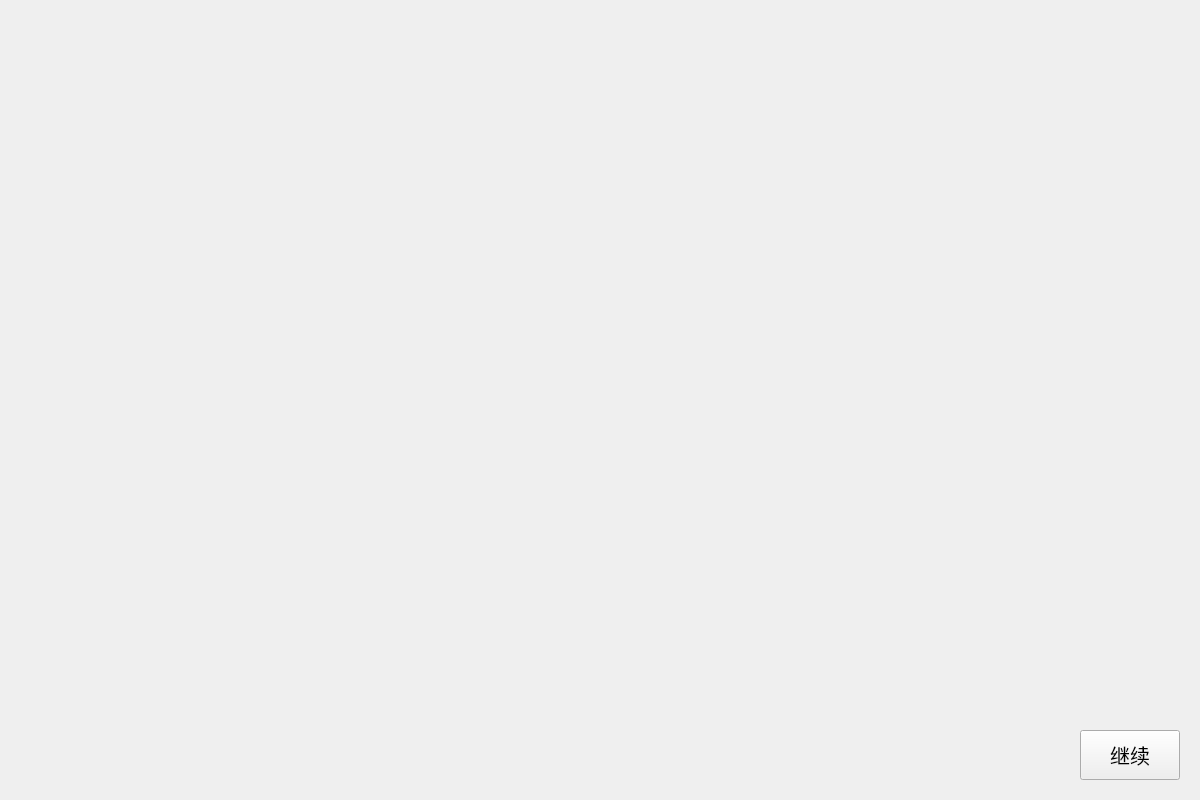
<?xml version="1.0" encoding="UTF-8"?>
<ui version="4.0">
 <class>PPT15</class>
 <widget class="QWidget" name="PPT15">
  <property name="geometry">
   <rect>
    <x>0</x>
    <y>0</y>
    <width>1200</width>
    <height>800</height>
   </rect>
  </property>
  <property name="windowTitle">
   <string>Form</string>
  </property>
  <widget class="QPushButton" name="pushButton">
   <property name="geometry">
    <rect>
     <x>1080</x>
     <y>730</y>
     <width>100</width>
     <height>50</height>
    </rect>
   </property>
   <property name="font">
    <font>
     <pointsize>15</pointsize>
    </font>
   </property>
   <property name="text">
    <string>继续</string>
   </property>
   <property name="icon">
    <iconset resource="res.qrc">
     <normaloff>:/P1-6/IMAGE/jx (2).jpg</normaloff>:/P1-6/IMAGE/jx (2).jpg</iconset>
   </property>
   <property name="iconSize">
    <size>
     <width>30</width>
     <height>30</height>
    </size>
   </property>
  </widget>
 </widget>
 <resources>
  <include location="res.qrc"/>
 </resources>
 <connections/>
</ui>
